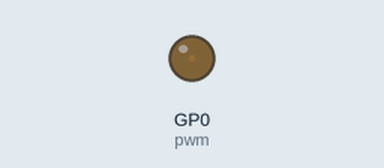
This program was run on a simulated Raspberry Pi Pico running MicroPython. On the bench: output pins drawn as LEDs (lit = HIGH). At 10.4 s the program stops and its outputs stay as they are.

Above: at 0.05 s.
At 1.3 s:
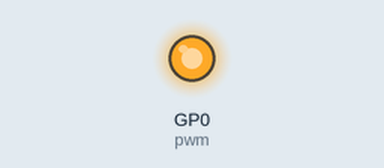
At 2.0 s:
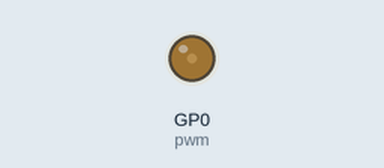
Timing chart, 0 to 6.0 s (numbered marks = the images above):
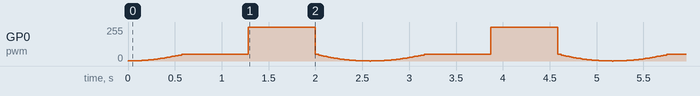

The program:

fadeLED.py
```python
# Example using PWM to fade an LED.
# From: https://datasheets.raspberrypi.com/pico/raspberry-pi-pico-python-sdk.pdf
import time
from machine import Pin, PWM


# Construct PWM object, with LED on Pin(25).
pwm = PWM(Pin(0))

# Set the PWM frequency.
pwm.freq(1000)

# Fade the LED in and out a few times.
duty = 0
direction = 1
for _ in range(8 * 256):
    duty += direction
    if duty > 255:
        duty = 255
        direction = -1
    elif duty < 0:
        duty = 0
        direction = 1
    pwm.duty_u16(duty * duty)
    time.sleep(0.005)
```
